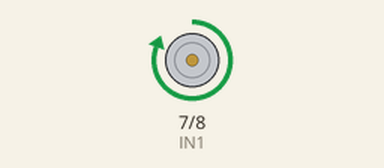
Recording of a program running on a simulated Raspberry Pi (BCM pin numbers). On the bench: motor-driver pin pairs drawn as motors (green arrow = first pin HIGH = forward, orange = second pin HIGH = backward, longer = more drive). What the program prints to the terminal is not drawn. At 5.2 s the program stops and its outputs stay as they are.

Above: at 0.1 s.
At 5.0 s:
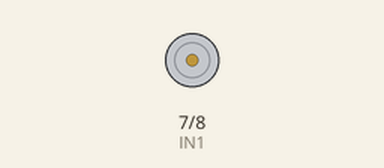
Timing chart, 0 to 6.5 s (numbered marks = the images above):
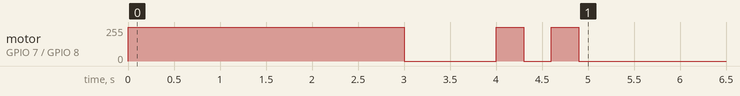

The program:

little_bell.py
```python
#!/usr/bin/python

import RPi.GPIO as GPIO
import time

# 设置引脚
IN1 = 7   # 接 L298N IN1
IN2 = 8   # 接 L298N IN2

# 使用 BCM 编号
GPIO.setmode(GPIO.BCM)
GPIO.setup(IN1, GPIO.OUT)
GPIO.setup(IN2, GPIO.OUT)

def bell_on():
    """打开闹铃（正向通电）"""
    GPIO.output(IN1, GPIO.HIGH)
    GPIO.output(IN2, GPIO.LOW)
    print("🔔 闹铃已开启！")

def bell_off():
    """关闭闹铃"""
    GPIO.output(IN1, GPIO.LOW)
    GPIO.output(IN2, GPIO.LOW)
    print("🔕 闹铃已关闭。")

def bell_ring_brief(duration=0.5):
    """短暂鸣响一次（模拟“叮”一声）"""
    bell_on()
    time.sleep(duration)
    bell_off()

try:
    # 示例：响3秒，停1秒，再响2次短铃
    bell_on()
    time.sleep(3)
    bell_off()
    time.sleep(1)

    for i in range(2):
        bell_ring_brief(0.3)
        time.sleep(0.3)

except KeyboardInterrupt:
    pass
finally:
    bell_off()  # 确保关闭
    GPIO.cleanup()
```

Measured:
- by itself, motor on GPIO 7 (IN1) / GPIO 8 (IN2): goes forward 255/255 3.0 s, stopped 1.0 s, forward 255/255 0.30 s, stopped 0.30 s, forward 255/255 0.30 s, then stopped
